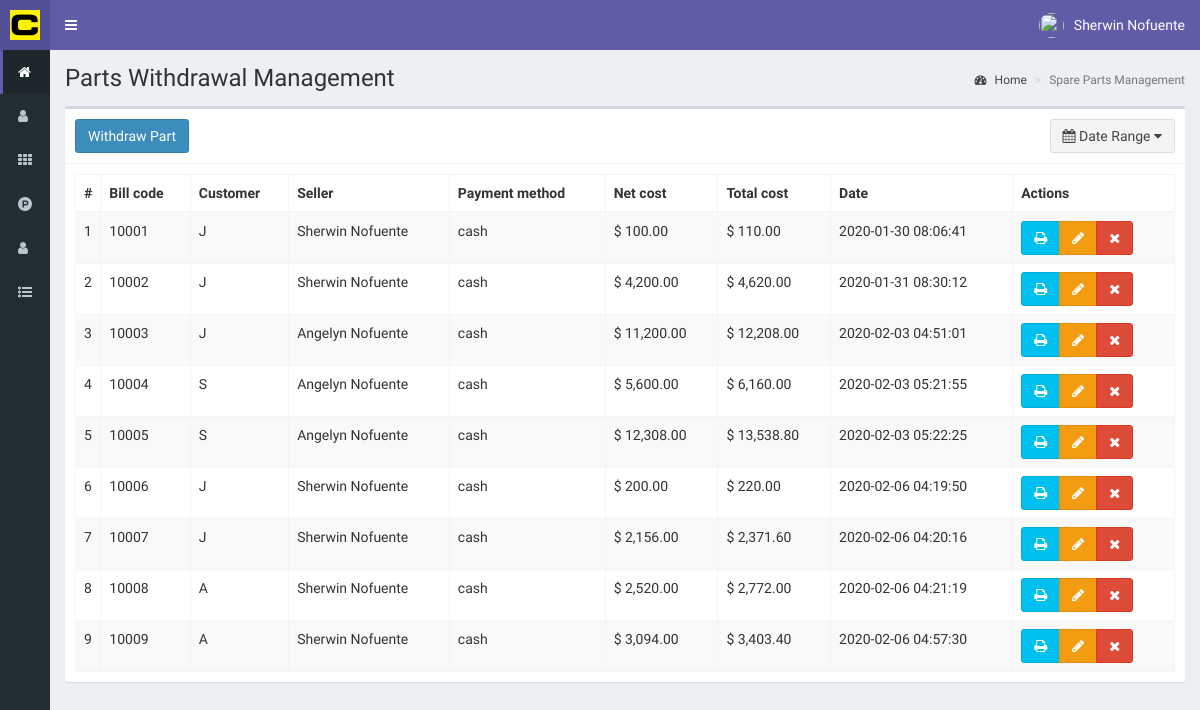
The app's page /withdrawn (signed in) with its own data.
### tables this page shows
CREATE TABLE `withdrawal` (
  `id` int(11) NOT NULL,
  `code` int(11) NOT NULL,
  `idPartsUser` int(11) NOT NULL,
  `idIssuer` int(11) NOT NULL,
  `parts` text NOT NULL,
  `tax` int(11) NOT NULL,
  `netPrice` float NOT NULL,
  `totalPrice` float NOT NULL,
  `paymentMethod` text NOT NULL,
  `withdrawalDate` timestamp NOT NULL DEFAULT current_timestamp()
);

CREATE TABLE `partsuser` (
  `id` int(11) NOT NULL,
  `name` text NOT NULL,
  `idDocument` int(11) NOT NULL,
  `email` text NOT NULL,
  `phone` text NOT NULL,
  `address` text NOT NULL,
  `birthdate` date NOT NULL,
  `partsWithdrawn` int(11) NOT NULL,
  `lastWithdrawn` datetime NOT NULL,
  `registerDate` timestamp NOT NULL DEFAULT current_timestamp() ON UPDATE current_timestamp()
);

CREATE TABLE `users` (
  `id` int(11) NOT NULL,
  `name` text NOT NULL,
  `user` text NOT NULL,
  `password` text NOT NULL,
  `profile` text NOT NULL,
  `photo` text NOT NULL,
  `status` int(11) NOT NULL,
  `lastLogin` datetime NOT NULL,
  `date` timestamp NOT NULL DEFAULT current_timestamp() ON UPDATE current_timestamp()
);

### controllers/template.controller.php (called while the page is built)
<?php
class ControllerTemplate {
	 static public function ctrTemplate(){
	 	include "views/template.php";
	 }
}

### index.php (called while the page is built, shortened)
<?php
require_once "controllers/template.controller.php";
require_once "controllers/users.controller.php";
require_once "controllers/partsUser.controller.php";
require_once "controllers/withdrawal.controller.php";
require_once "models/users.model.php";
require_once "models/partsUser.model.php";
require_once "models/withdrawal.model.php";
$template = new ControllerTemplate();
$template -> ctrTemplate();

### controllers/withdrawal.controller.php (called while the page is built, shortened)
<?php
class ControllerWithdrawal{
	static public function ctrWithdrawalDatesRange($initialDate, $finalDate){
		$table = "withdrawal";
		$answer = ModelWithdrawal::mdlWithdrawalDatesRange($table, $initialDate, $finalDate);
		return $answer;
	}
	}

### models/connection.php (called while the page is built)
<?php
class Connection {
	static public function connect(){
		$link = new PDO("mysql:host=localhost;dbname=spare", "root", "");
		$link -> exec("set names utf8");
		return $link;
	}
}

### models/withdrawal.model.php (called while the page is built, shortened)
<?php
require_once 'connection.php';
class ModelWithdrawal {
	static public function mdlWithdrawalDatesRange($table, $initialDate, $finalDate){
		if($initialDate == null){
			$stmt = Connection::connect()->prepare("SELECT * FROM $table ORDER BY id ASC");
			$stmt -> execute();
			return $stmt -> fetchAll();
		}else if($initialDate == $finalDate){
			$stmt = Connection::connect()->prepare("SELECT * FROM $table WHERE withdrawalDate like '%$finalDate%'");
			$stmt -> bindParam(":withdrawalDate", $finalDate, PDO::PARAM_STR);
			$stmt -> execute();
			return $stmt -> fetchAll();
		}
	}
}

### controllers/partsUser.controller.php (called while the page is built, shortened)
<?php
class ControllerpartsUser{
	static public function ctrShowpartsUser($item, $value){
		$table = "partsUser";
		$answer = ModelpartsUser::mdlShowpartsUser($table, $item, $value);
		return $answer;
    }
}

### models/partsUser.model.php (called while the page is built, shortened)
<?php
require_once "connection.php";
class ModelpartsUser{
	static public function mdlShowpartsUser($table, $item, $value){
		if($item != null){
			$stmt = Connection::connect()->prepare("SELECT * FROM $table WHERE $item = :$item");
			$stmt -> bindParam(":".$item, $value, PDO::PARAM_STR);
			$stmt -> execute();
			return $stmt -> fetch();
		}else{
			$stmt = Connection::connect()->prepare("SELECT * FROM $table");
			$stmt -> execute();
			return $stmt -> fetchAll();
		}
    }
}

### controllers/users.controller.php (called while the page is built, shortened)
<?php
class ControllerUsers {
				static public function ctrShowUsers($item, $value){
					$table = "users";
					$answer = UsersModel::mdlShowUsers($table, $item, $value);
					return $answer;
				}
}

### models/users.model.php (called while the page is built, shortened)
<?php
require_once "connection.php";
class UsersModel{
	static public function MdlShowUsers($tableUsers, $item, $value){
		if($item != null){
			$stmt = Connection::connect()->prepare("SELECT * FROM $tableUsers WHERE $item = :$item");
			$stmt -> bindParam(":".$item, $value, PDO::PARAM_STR);
			$stmt -> execute();
			return $stmt -> fetch();
		}
		else{
			$stmt = Connection::connect()->prepare("SELECT * FROM $tableUsers");
			$stmt -> execute();
			return $stmt -> fetchAll();
		}
	}
}

### views/modules/withdrawn.php (the view, shortened to what this page needs)
<div class="content-wrapper">
    <section class="content-header">
      <h1>
        Parts Withdrawal Management
      </h1>
      <ol class="breadcrumb">
        <li><a href="home"><i class="fa fa-dashboard"></i> Home</a></li>
        <li class="active">Spare Parts Management</li>
      </ol>
    </section>
    <section class="content">
      <div class="box">
        <div class="box-header with-border">
        <a href="createWithdrawal">
            <button class="btn btn-primary">
              Withdraw Part
            </button>
        </a>
        <button type="button" class="btn btn-default pull-right" id="daterange-btn">
            <span>
              <i class="fa fa-calendar"></i> Date Range
            </span>
            <i class="fa fa-caret-down"></i>
        </button>
        </div>
        <div class="box-body">
            <table class="table table-bordered table-striped dt-responsive tables WithdrawalTable" width="100%">
                <thead>
                    <tr>
                        <th style="width:10px">#</th>
                        <th>Bill code</th>
                        <th>Customer</th>
                        <th>Seller</th>
                        <th>Payment method</th>
                        <th>Net cost</th>
                        <th>Total cost</th>
                        <th>Date</th>
                        <th>Actions</th>
                    </tr>
                </thead>
              <tbody>
            <?php
          if(isset($_GET["initialDate"])){
            $initialDate = $_GET["initialDate"];
            $finalDate = $_GET["finalDate"];
          }else{
            $initialDate = null;
            $finalDate = null;
          }
          $answer = ControllerWithdrawal::ctrWithdrawalDatesRange($initialDate, $finalDate);
          foreach ($answer as $key => $value) {
           echo
        '<td>'.($key+1).'</td>
                  <td>'.$value["code"].'</td>';
                  $itempartsUser = "id";
                  $valuepartsUser = $value["idPartsUser"];
                  $partsUserAnswer = ControllerpartsUser::ctrShowpartsUser($itempartsUser, $valuepartsUser);
                  echo '<td>'.$partsUserAnswer["name"].'</td>';
                  $itemUser = "id";
                  $valueUser = $value["idIssuer"];
                  $userAnswer = ControllerUsers::ctrShowUsers($itemUser, $valueUser);
                  echo '<td>'.$userAnswer["name"].'</td>
                  <td>'.$value["paymentMethod"].'</td>
                  <td>$ '.number_format($value["netPrice"],2).'</td>
                  <td>$ '.number_format($value["totalPrice"],2).'</td>
                  <td>'.$value["withdrawalDate"].'</td>
                  <td>
                    <div class="btn-group">
                      <div class="btn-group">
                      <button class="btn btn-info btnPrintBill" withdrawalCode="'.$value["code"].'">
                      <i class="fa fa-print"></i>
                      </button>';
                      if($_SESSION["profile"] =="Administrator"){
                        echo '<button class="btn btn-warning btnEditWithdrawal" idWithdrawal="'.$value["id"].'"><i class="fa fa-pencil"></i></button>
                        <button class="btn btn-danger btnDeleteWithdrawal" idWithdrawal="'.$value["id"].'"><i class="fa fa-times"></i></button>';
                      }
                   echo '</div>
                  </td>
                </tr>';
            }
        ?>
                  </tbody>
            </table>
        </div>
      </div>
    </section>
  </div>

### views/template.php (shortened to what this page needs)
<!DOCTYPE html>
<html>
<head>
  <link rel="stylesheet" href="views/bower_components/bootstrap/dist/css/bootstrap.min.css">
  <link rel="stylesheet" href="views/bower_components/font-awesome/css/font-awesome.min.css">
  <link rel="stylesheet" href="views/bower_components/Ionicons/css/ionicons.min.css">
  <link rel="stylesheet" href="views/bower_components/datatables.net-bs/css/dataTables.bootstrap.min.css">
  <link rel="stylesheet" href="views/bower_components/datatables.net-bs/css/responsive.bootstrap.min.css">
  <link rel="stylesheet" href="views/dist/css/AdminLTE.css">
  <link rel="stylesheet" href="views/dist/css/skins/_all-skins.min.css">
     <link rel="stylesheet" href="views/plugins/iCheck/all.css">
     <link rel="stylesheet" href="views/bower_components/bootstrap-daterangepicker/daterangepicker.css">
  <link rel="stylesheet" href="views/bower_components/morris.js/morris.css">
</head>
<body class="hold-transition skin-purple sidebar-collapse sidebar-mini login-page">
<?php
if(isset($_SESSION["startSession"]) && $_SESSION["startSession"] == "ok"){
  echo '<div class="wrapper">';
  include "modules/header.php";
  include "modules/menu.php";
  if(isset($_GET["route"])){
    if ($_GET["route"] == 'home' ||
        $_GET["route"] == 'users' ||
        $_GET["route"] == 'categories' ||
        $_GET["route"] == 'parts' ||
        $_GET["route"] == 'partsUser' ||
        $_GET["route"] == 'withdrawn' ||
        $_GET["route"] == 'createWithdrawal' ||
        $_GET["route"] == 'editWithdrawal' ||
        $_GET["route"] == 'reports' ||
        $_GET["route"] == 'logout'){
      include "modules/".$_GET["route"].".php";
    }else{
       include "modules/404.php";
    }
  }else{
    include "modules/home.php";
  }
  echo '</div>';
  } else {
    include "modules/login.php";
  }
?>
</body>
</html>

### views/modules/header.php (shortened to what this page needs)
<header class="main-header" >
	<a href="home" class="logo">
		<span class="logo-mini">
			<img  class="img-responsive" src="views/img/template/cog-logo-sm.jpg" style="padding:10px; ">
		</span>
	</a>
	<nav class="navbar navbar-static-top" role="navigation">
		<a class="sidebar-toggle" data-toggle="push-menu" role="button" href="#">
		</a>
		<div class="navbar-custom-menu">
			<ul class="nav navbar-nav">
				<li class="dropdown user user-menu">
					<a class="dropdown-toggle" data-toggle="dropdown" href="#">
						<?php
						if($_SESSION["photo"] != ""){
							echo '<img src="'.$_SESSION["photo"].'" class="user-image">';
						} else {
							echo '<img class="user-image" src="views/img/users/default/anonymous.png">';
						}
						?>
						<span class="hidden-xs"><?php echo $_SESSION["name"]; ?></span>
					</a>
				</li>
			</ul>
		</div>
	</nav>
</header>

### views/modules/menu.php (shortened to what this page needs)
<aside class="main-sidebar">
	<section class="sidebar">
		<ul class="sidebar-menu">
		<?php
			if ($_SESSION["profile"] == "Administrator") {
				echo '<li class="active">
					<a href="home">
						<i class="fa fa-home"></i>
						<span>Home</span>
					</a>
				</li>
				<li>
					<a href="users">
						<i class="fa fa-user"></i>
						<span>User management</span>
					</a>
				</li>
				<li>';
			}
			if($_SESSION["profile"] == "Administrator" || $_SESSION["profile"] == "Special"){
				echo '
				<li>
					<a href="categories">
						<i class="fa fa-th"></i>
						<span>Categories</span>
					</a>
				</li>
				<li>
					<a href="parts">
						<i class="fa fa-product-hunt"></i>
						<span>Spare Parts</span>
					</a>
				</li>';
			}
			if($_SESSION["profile"] == "Administrator" || $_SESSION["profile"] == "Seller"){
				echo '<li>
				<a href="partsUser">
					<i class="fa fa-user"></i>
					<span>Parts User</span>
				</a>
			</li>';
			}
			if($_SESSION["profile"] == "Administrator" || $_SESSION["profile"] == "Seller"){
				echo '<li class="treeview">
				<a href="withdrawn">
					<i class="fa fa-list-ul"></i>
					<span>Parts Handling</span>
					<span class="pull-right-container">
						<i class="fa fa-angle-left pull-right"></i>
					</span>
				</a>
				<ul class="treeview-menu">
					<li>
						<a href="withdrawn">
							<i class="fa fa-circle"></i>
							<span>Parts Withdrawal</span>
						</a>
					</li>
					<li>
						<a href="createWithdrawal">
							<i class="fa fa-circle"></i>
							<span>Withdraw Parts</span>
						</a>
					</li>';
			}
			echo '</ul>
			</li>';
			?>
		</ul>
	</section>
</aside>

### records on screen
withdrawal: code "10001", idPartsUser.name "J", users.name "Sherwin Nofuente", paymentMethod "cash", netPrice "100.00", totalPrice "110.00", withdrawalDate "2020-01-30 08:06:41"
withdrawal: code "10002", idPartsUser.name "J", users.name "Sherwin Nofuente", paymentMethod "cash", netPrice "4,200.00", totalPrice "4,620.00", withdrawalDate "2020-01-31 08:30:12"
withdrawal: code "10003", idPartsUser.name "J", users.name "Angelyn Nofuente", paymentMethod "cash", netPrice "11,200.00", totalPrice "12,208.00", withdrawalDate "2020-02-03 04:51:01"
withdrawal: code "10004", idPartsUser.name "S", users.name "Angelyn Nofuente", paymentMethod "cash", netPrice "5,600.00", totalPrice "6,160.00", withdrawalDate "2020-02-03 05:21:55"
withdrawal: code "10005", idPartsUser.name "S", users.name "Angelyn Nofuente", paymentMethod "cash", netPrice "12,308.00", totalPrice "13,538.80", withdrawalDate "2020-02-03 05:22:25"
withdrawal: code "10006", idPartsUser.name "J", users.name "Sherwin Nofuente", paymentMethod "cash", netPrice "200.00", totalPrice "220.00", withdrawalDate "2020-02-06 04:19:50"
withdrawal: code "10007", idPartsUser.name "J", users.name "Sherwin Nofuente", paymentMethod "cash", netPrice "2,156.00", totalPrice "2,371.60", withdrawalDate "2020-02-06 04:20:16"
withdrawal: code "10008", idPartsUser.name "A", users.name "Sherwin Nofuente", paymentMethod "cash", netPrice "2,520.00", totalPrice "2,772.00", withdrawalDate "2020-02-06 04:21:19"
withdrawal: code "10009", idPartsUser.name "A", users.name "Sherwin Nofuente", paymentMethod "cash", netPrice "3,094.00", totalPrice "3,403.40", withdrawalDate "2020-02-06 04:57:30"

### other values on screen
$_SESSION["name"] "Sherwin Nofuente"
